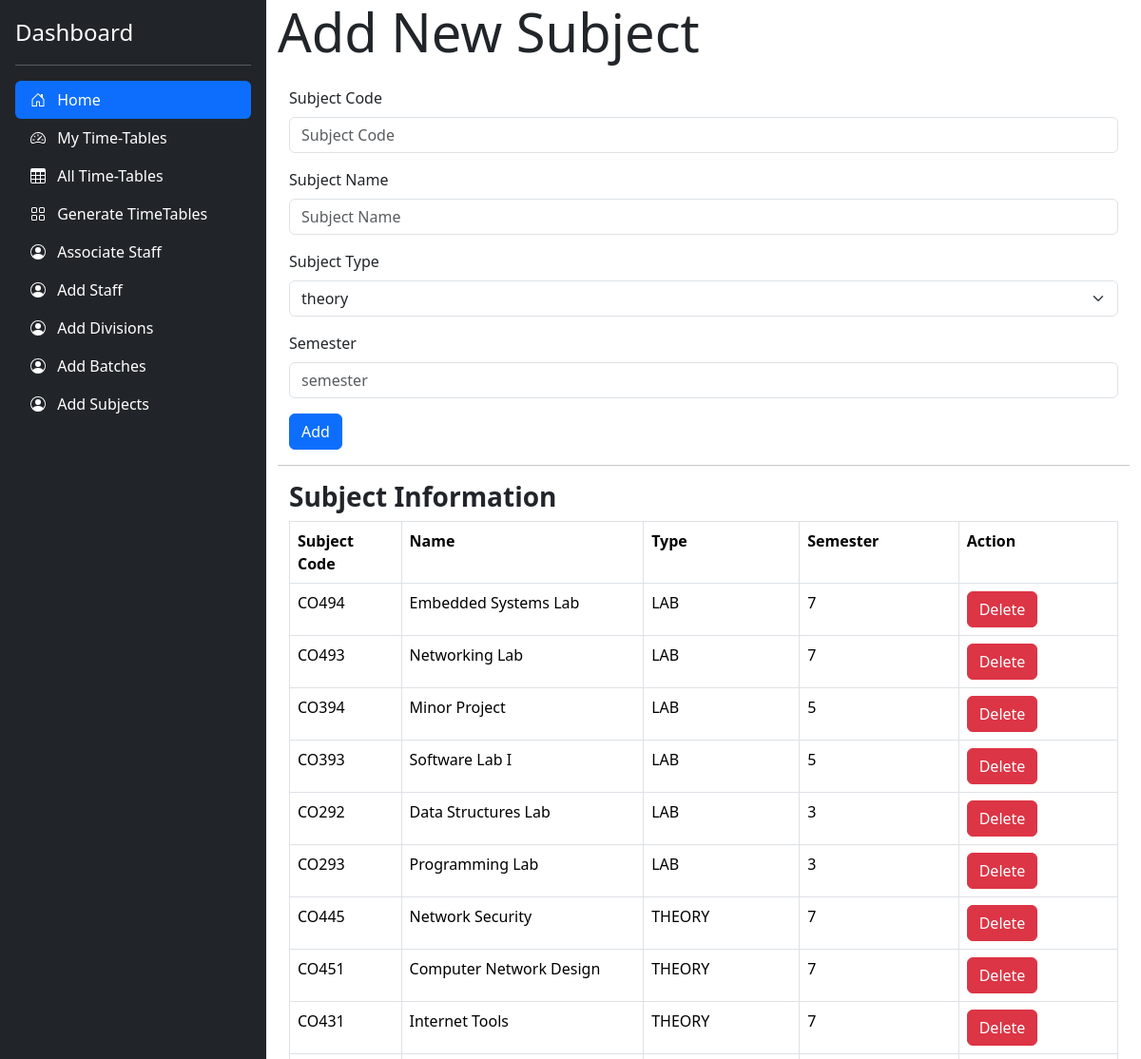
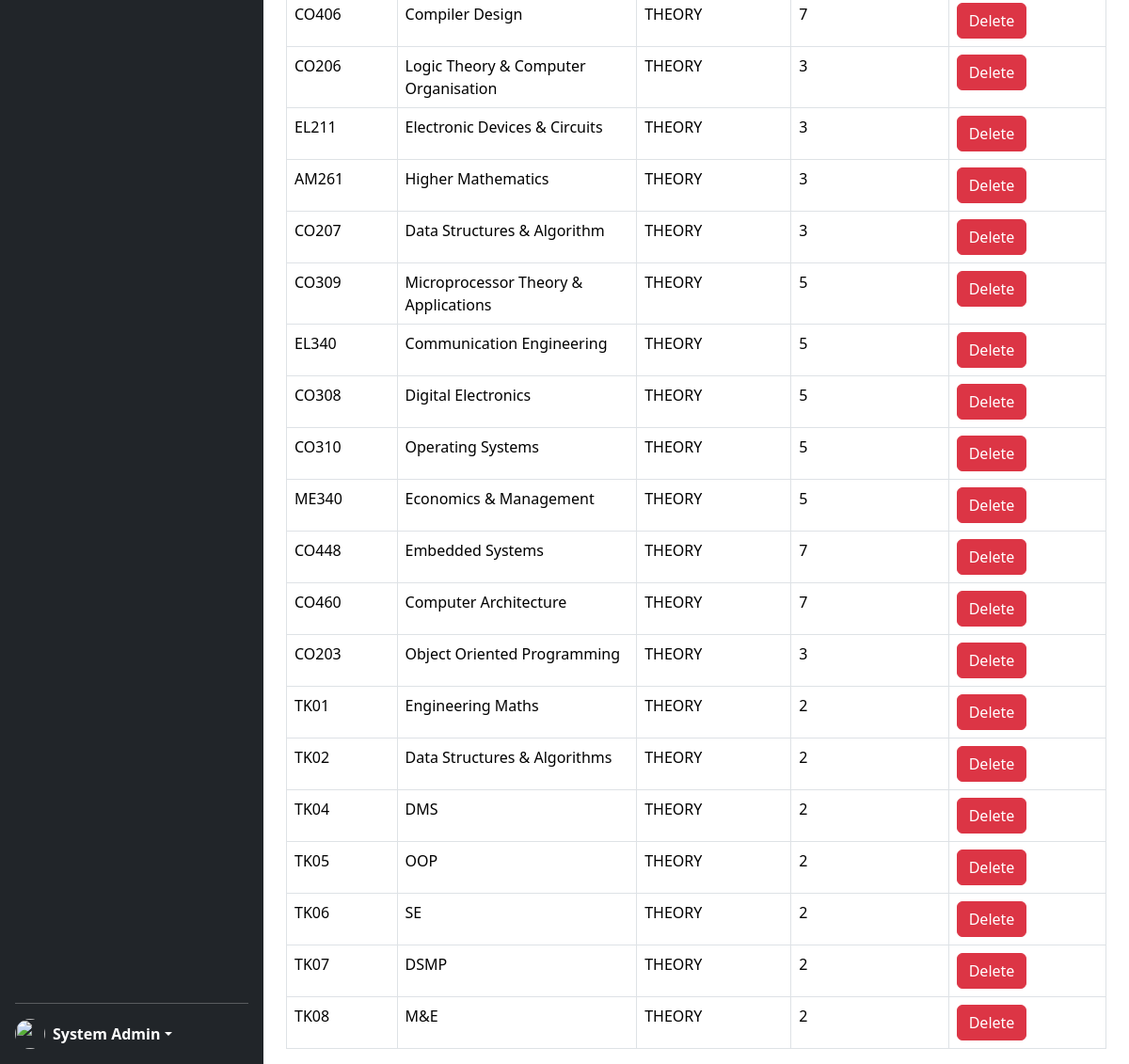
Before: /addSubjects.php (signed in) with the older database file (2 pictures, top to bottom).
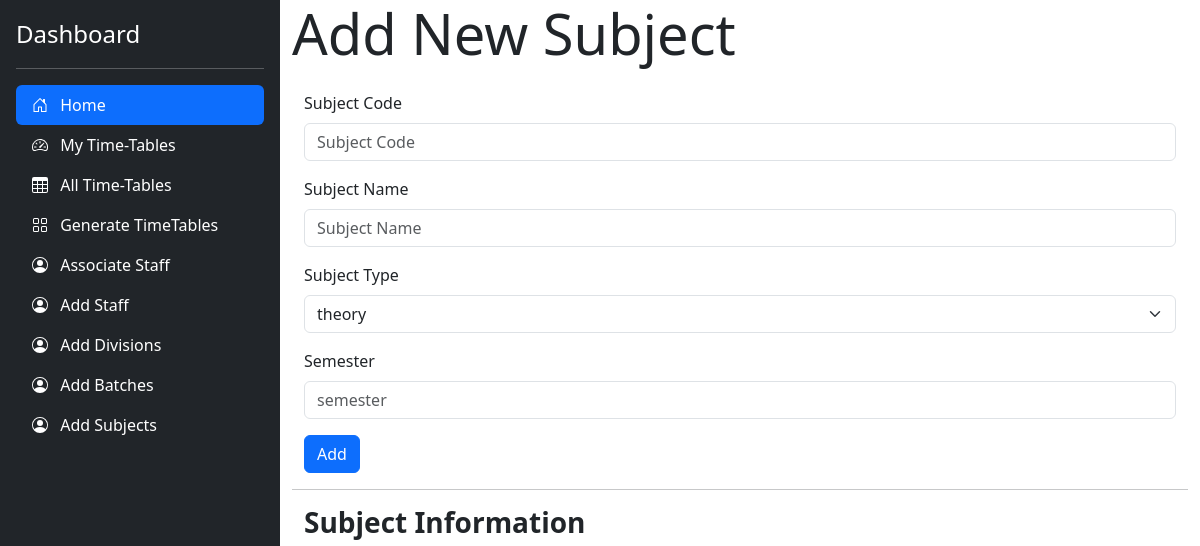
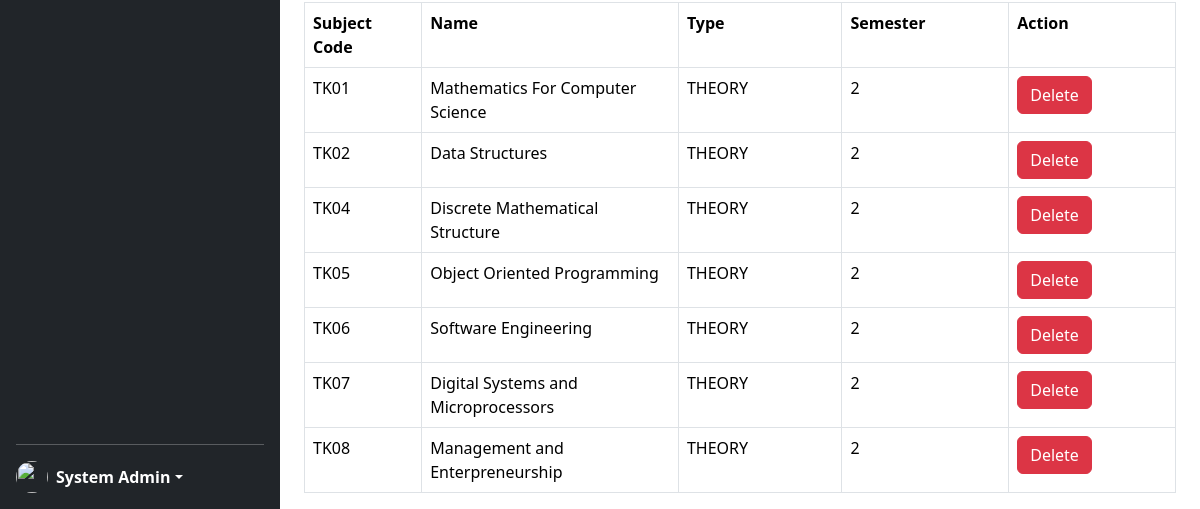
After: the same page with the newer database file (2 pictures, top to bottom).
### tables this page shows
CREATE TABLE `subjects` (
  `subject_code` varchar(10) NOT NULL,
  `subject_alias` varchar(50) NOT NULL,
  `subject_name` varchar(200) NOT NULL,
  `course_type` varchar(15) NOT NULL,
  `semester` int(1) NOT NULL
);

### addSubjects.php (the view, shortened to what the changed rows need)
<!doctype html>
<html lang="en" data-bs-theme="auto">
<head>
    <link href="https://cdn.jsdelivr.net/npm/bootstrap@5.3.3/dist/css/bootstrap.min.css" rel="stylesheet">
    <link href="./css/sidebars.css" rel="stylesheet">
    <link rel="stylesheet" href="./css/dashboard.css">
    <link href="sidebars.css" rel="stylesheet">
</head>
<body>
    <main class="d-flex flex-nowrap">
        <div class="dashboard-content container-fluid">
            <div class="container-fluid">
                <table id="subjectstable" class="table table-bordered">
                    <tr>
                        <th width="130">Subject Code</th>
                        <th width=290>Name</th>
                        <th width="190">Type</th>
                        <th width="190">Semester</th>
                        <th width="190">Action</th>
                    </tr>
                    <tbody>
                        <?php
                        $q = mysqli_query(
                            mysqli_connect("localhost", "root", "root", "Dev"),
                            "SELECT * FROM subjects ORDER BY course_type ASC"
                        );
                        while ($row = mysqli_fetch_assoc($q)) {
                            echo "<tr><td>{$row['subject_code']}</td>
                <td>{$row['subject_name']}</td>
                <td>{$row['course_type']}</td>
                <td>{$row['semester']}</td>
               <td><button class='btn btn-danger'>Delete</button></td>
                </tr>\n";
                        }
                        ?>
                    </tbody>
                </table>
            </div>
        </div>
    </main>
</body>
</html>

Changed rows visible on the page:
removed subjects: subject_code "CO494", subject_name "Embedded Systems Lab", course_type "LAB", semester "7"
removed subjects: subject_code "CO493", subject_name "Networking Lab", course_type "LAB", semester "7"
removed subjects: subject_code "CO394", subject_name "Minor Project", course_type "LAB", semester "5"
removed subjects: subject_code "CO393", subject_name "Software Lab I", course_type "LAB", semester "5"
removed subjects: subject_code "CO292", subject_name "Data Structures Lab", course_type "LAB", semester "3"
removed subjects: subject_code "CO293", subject_name "Programming Lab", course_type "LAB", semester "3"
removed subjects: subject_code "CO445", subject_name "Network Security", course_type "THEORY", semester "7"
removed subjects: subject_code "CO451", subject_name "Computer Network Design", course_type "THEORY", semester "7"
removed subjects: subject_code "CO431", subject_name "Internet Tools", course_type "THEORY", semester "7"
removed subjects: subject_code "CO406", subject_name "Compiler Design", course_type "THEORY", semester "7"
removed subjects: subject_code "CO206", subject_name "Logic Theory & Computer Organisation", course_type "THEORY", semester "3"
removed subjects: subject_code "EL211", subject_name "Electronic Devices & Circuits", course_type "THEORY", semester "3"
removed subjects: subject_code "AM261", subject_name "Higher Mathematics", course_type "THEORY", semester "3"
removed subjects: subject_code "CO207", subject_name "Data Structures & Algorithm", course_type "THEORY", semester "3"
removed subjects: subject_code "CO309", subject_name "Microprocessor Theory & Applications", course_type "THEORY", semester "5"
removed subjects: subject_code "EL340", subject_name "Communication Engineering", course_type "THEORY", semester "5"
removed subjects: subject_code "CO308", subject_name "Digital Electronics", course_type "THEORY", semester "5"
removed subjects: subject_code "CO310", subject_name "Operating Systems", course_type "THEORY", semester "5"
removed subjects: subject_code "ME340", subject_name "Economics & Management", course_type "THEORY", semester "5"
removed subjects: subject_code "CO448", subject_name "Embedded Systems", course_type "THEORY", semester "7"
removed subjects: subject_code "CO460", subject_name "Computer Architecture", course_type "THEORY", semester "7"
removed subjects: subject_code "CO203", subject_name "Object Oriented Programming", course_type "THEORY", semester "3"
changed subjects "TK01": subject_name "Engineering Maths" → "Mathematics For Computer Science"
changed subjects "TK02": subject_name "Data Structures & Algorithms" → "Data Structures"
changed subjects "TK04": subject_name "DMS" → "Discrete Mathematical Structure"
changed subjects "TK05": subject_name "OOP" → "Object Oriented Programming"
changed subjects "TK06": subject_name "SE" → "Software Engineering"
changed subjects "TK07": subject_name "DSMP" → "Digital Systems and Microprocessors"
changed subjects "TK08": subject_name "M&E" → "Management and Enterpreneurship"
